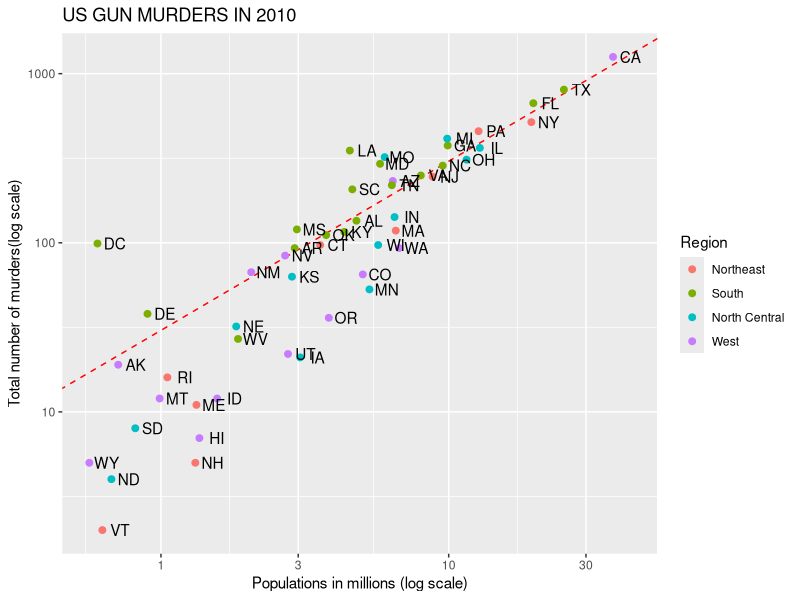
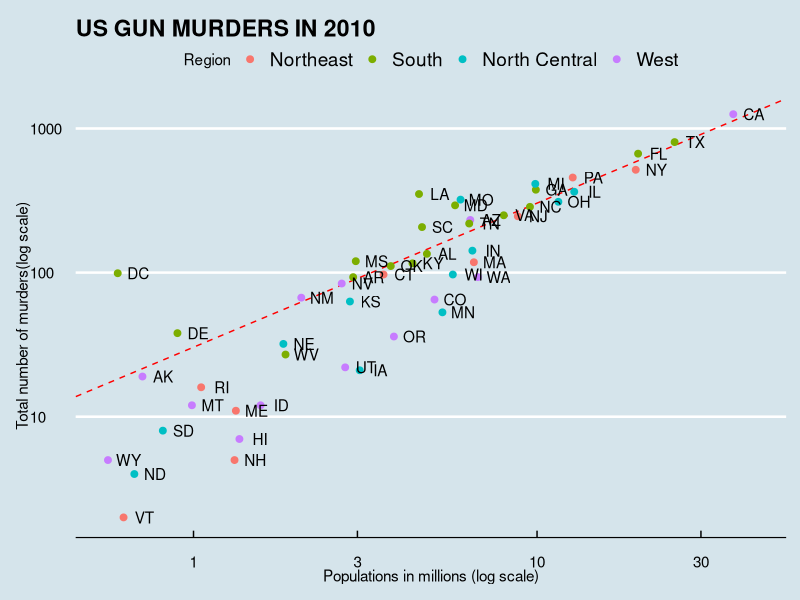
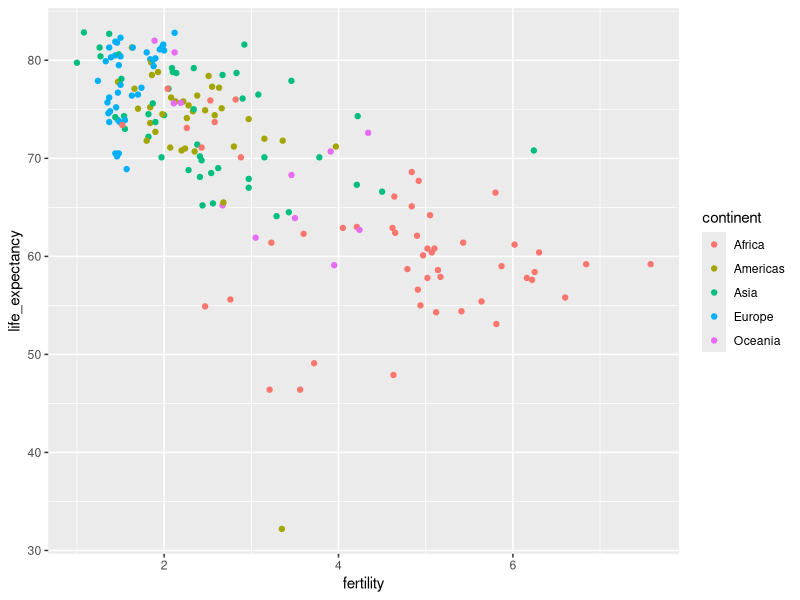
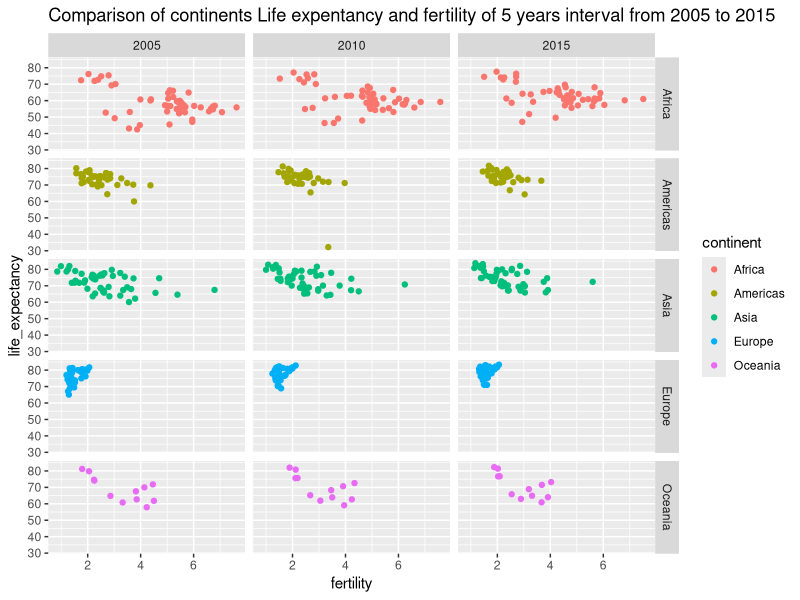
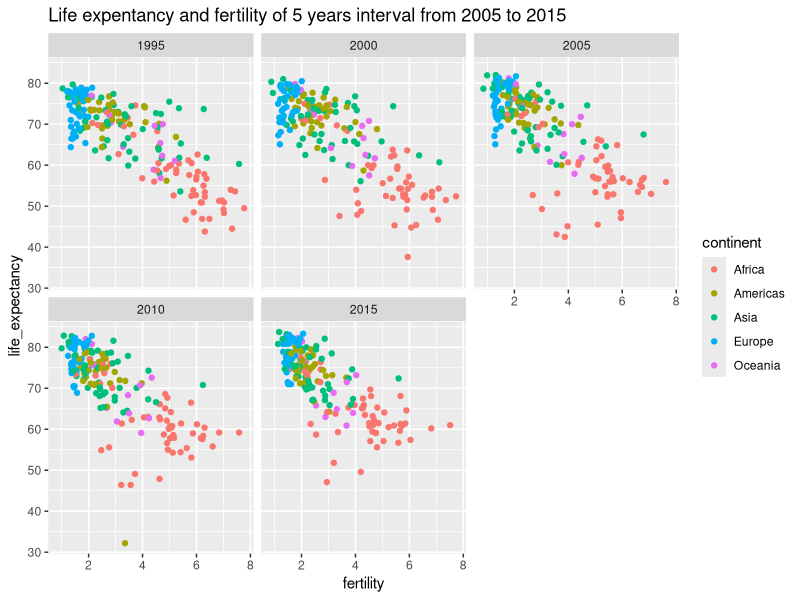
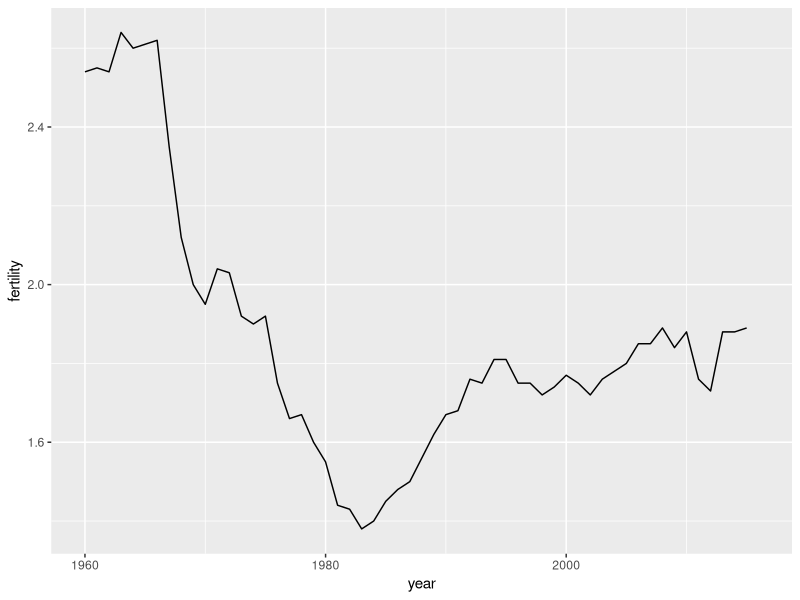
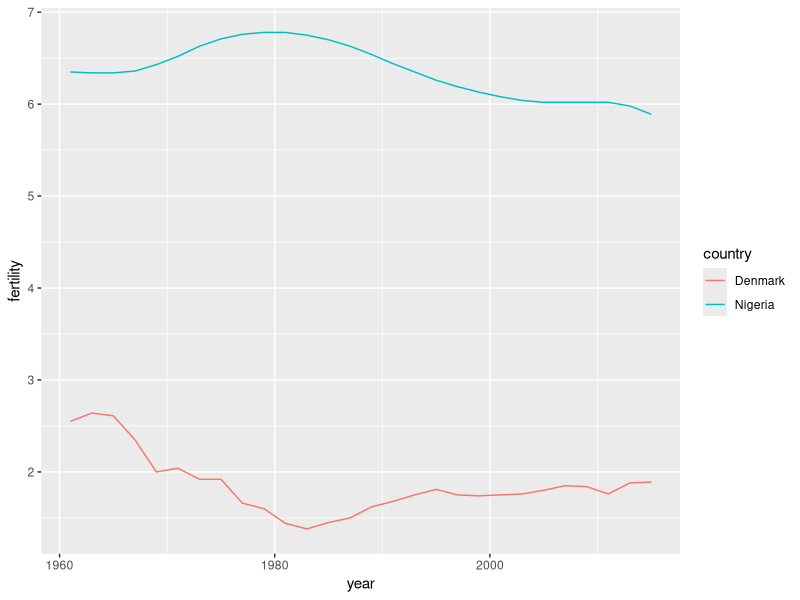
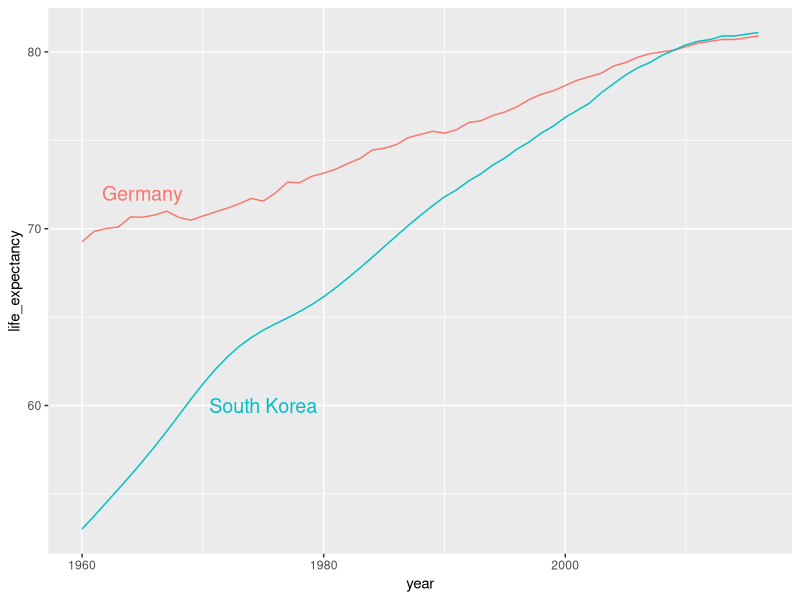

Generate these figures, in order, with R:
library(tidyverse)
library(dslabs)
data(murders)
r <- murders %>% summarize (rate =sum(total)/sum(population)*1000000) %>% .$rate
p <- murders %>% ggplot(aes(population/10^6, total, label = abb))
m <- p + geom_abline(intercept = log10(r), lty = 2, color = 'red') +
  geom_point(aes(col = region), size = 2)+
    geom_text(nudge_x = 0.06) +
  scale_x_continuous(trans = 'log10') +
  scale_y_continuous(trans = 'log10') +
  xlab('Populations in millions (log scale)') + 
  ylab('Total number of murders(log scale)') +
  ggtitle('US GUN MURDERS IN 2010') +
  scale_color_discrete(name = 'Region')
print(m)
library(ggthemes)
library(ggrepel)
m + theme_economist()
library(dslabs)
data("gapminder")
head(gapminder)
tail(gapminder)
#to get the mortality rate of two countries from gapminder data
gapminder %>% filter(year== 2011 & country %in% c('Nigeria', 'Ghana')) %>% select(country, infant_mortality)
gapminder %>% filter(year == 2010) %>%ggplot(aes(fertility, life_expectancy, color = continent)) + 
  geom_point()
#faceting
# comparing across continents and across select years
gapminder %>% filter(year%in% c(2005, 2010, 2015)) %>%ggplot(aes(fertility, life_expectancy, color = continent))+
  geom_point() + facet_grid(continent~ year)+ ggtitle ('Comparison of continents Life expentancy and fertility of 5 years interval from 2005 to 2015')
#to have a viewable dimension, we use facet_wrap()
#comparing across all continents across specific years
gapminder %>% filter(year%in% c(1995, 2000, 2005, 2010, 2015)) %>%ggplot(aes(fertility, life_expectancy, color = continent))+
  geom_point() + facet_wrap(.~ year) + ggtitle('Life expentancy and fertility of 5 years interval from 2005 to 2015')
#TIME SERIES PLOT
gapminder %>% filter (country == 'Denmark') %>% ggplot(aes(x=year,y= fertility)) +
  geom_line()
#for two countries
gapminder %>% filter (country == c('Denmark','Nigeria')) %>% ggplot(aes(x=year,y= fertility, color = country)) +
  geom_line()
#Adding labels to the map
countries <- c('South Korea', 'Germany')
labels <- data.frame(country = countries, x = c(1975, 1965), y = c(60, 72))
gapminder %>% filter(country %in% countries) %>%
  ggplot(aes(year, life_expectancy, col = country)) +
  geom_line() +
  geom_text(data = labels, aes(x, y, label = country), size = 5) +
  theme(legend.position = "none")
